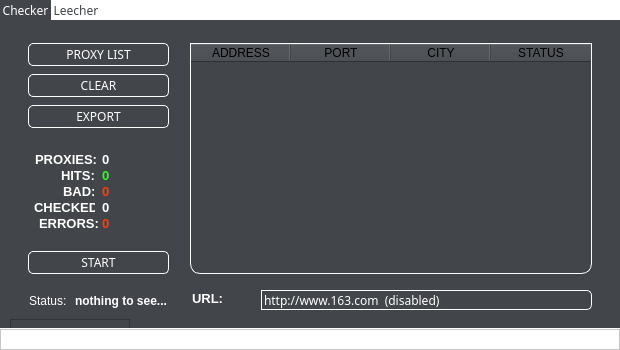
<?xml version="1.0" encoding="UTF-8"?>
<ui version="4.0">
 <class>MainWindow</class>
 <widget class="QMainWindow" name="MainWindow">
  <property name="geometry">
   <rect>
    <x>0</x>
    <y>0</y>
    <width>620</width>
    <height>350</height>
   </rect>
  </property>
  <property name="minimumSize">
   <size>
    <width>620</width>
    <height>350</height>
   </size>
  </property>
  <property name="maximumSize">
   <size>
    <width>620</width>
    <height>350</height>
   </size>
  </property>
  <property name="windowTitle">
   <string>Proxier</string>
  </property>
  <property name="windowIcon">
   <iconset resource="resource.qrc">
    <normaloff>:/images/assets/favicon.ico</normaloff>:/images/assets/favicon.ico</iconset>
  </property>
  <property name="styleSheet">
   <string notr="true"/>
  </property>
  <widget class="QWidget" name="centralwidget">
   <property name="styleSheet">
    <string notr="true">QWidget {
	background: white
}</string>
   </property>
   <widget class="QTabWidget" name="tabWidget">
    <property name="geometry">
     <rect>
      <x>0</x>
      <y>0</y>
      <width>620</width>
      <height>328</height>
     </rect>
    </property>
    <property name="cursor">
     <cursorShape>ArrowCursor</cursorShape>
    </property>
    <property name="autoFillBackground">
     <bool>false</bool>
    </property>
    <property name="styleSheet">
     <string notr="true">* {
    background-color:  rgb(66, 69, 74);
}

QTabWidget {
	border: none;
    background-color:  rgb(66, 69, 74);
}

QTabWidget::pane {
    background: red;
}

QTabBar::tab {
	font-family: Impact;
	padding: 3px;
    background-color: white;
	color: rgb(66, 69, 74);
}

QTabBar::tab:selected {
	background-color: rgb(66, 69, 74);
	color: white;
 	margin-bottom: -1px;
}


</string>
    </property>
    <property name="currentIndex">
     <number>0</number>
    </property>
    <property name="tabBarAutoHide">
     <bool>false</bool>
    </property>
    <widget class="QWidget" name="tab">
     <attribute name="icon">
      <iconset resource="resource.qrc">
       <normaloff>:/images/assets/checker.png</normaloff>:/images/assets/checker.png</iconset>
     </attribute>
     <attribute name="title">
      <string>Checker</string>
     </attribute>
     <widget class="QTableWidget" name="proxies_checker_table">
      <property name="enabled">
       <bool>true</bool>
      </property>
      <property name="geometry">
       <rect>
        <x>190</x>
        <y>23</y>
        <width>402</width>
        <height>231</height>
       </rect>
      </property>
      <property name="styleSheet">
       <string notr="true">QTableWidget {
    border: 1px solid white;
	border-bottom-right-radius: 10px;
	border-bottom-left-radius: 10px;
	background-image: url(:/images/assets/icon (1).png);
	background-repeat: no-repeat;
	background-position: center center;
	color: white;
}

</string>
      </property>
      <property name="autoScrollMargin">
       <number>5</number>
      </property>
      <column>
       <property name="text">
        <string>ADDRESS</string>
       </property>
      </column>
      <column>
       <property name="text">
        <string>PORT</string>
       </property>
      </column>
      <column>
       <property name="text">
        <string>CITY</string>
       </property>
      </column>
      <column>
       <property name="text">
        <string>STATUS</string>
       </property>
      </column>
     </widget>
     <widget class="QPushButton" name="addlist_checker_btn">
      <property name="geometry">
       <rect>
        <x>28</x>
        <y>23</y>
        <width>141</width>
        <height>23</height>
       </rect>
      </property>
      <property name="cursor">
       <cursorShape>PointingHandCursor</cursorShape>
      </property>
      <property name="styleSheet">
       <string notr="true">QPushButton {
	color: white;
	border: 1px solid white;
	border-radius: 5px;
	font-family: Impact;
}

QPushButton:hover {
	background: white;
	color: rgb(66, 69, 74);
}

QPushButton::menu-indicator{width:0px;}
</string>
      </property>
      <property name="text">
       <string>PROXY LIST</string>
      </property>
      <property name="icon">
       <iconset resource="resource.qrc">
        <normaloff>:/images/assets/plus.png</normaloff>:/images/assets/plus.png</iconset>
      </property>
     </widget>
     <widget class="QLineEdit" name="site_checker_line">
      <property name="enabled">
       <bool>false</bool>
      </property>
      <property name="geometry">
       <rect>
        <x>261</x>
        <y>270</y>
        <width>331</width>
        <height>20</height>
       </rect>
      </property>
      <property name="styleSheet">
       <string notr="true">QLineEdit {
	color: white;
	border: 1px solid white;
	border-top-right-radius: 5px;
	border-bottom-right-radius: 5px;
	font-family: Impact;
}</string>
      </property>
      <property name="text">
       <string>http://www.163.com  (disabled)</string>
      </property>
     </widget>
     <widget class="QPushButton" name="clear_checker_btn">
      <property name="geometry">
       <rect>
        <x>28</x>
        <y>54</y>
        <width>141</width>
        <height>23</height>
       </rect>
      </property>
      <property name="cursor">
       <cursorShape>PointingHandCursor</cursorShape>
      </property>
      <property name="styleSheet">
       <string notr="true">QPushButton {
	color: white;
	border: 1px solid white;
	border-radius: 5px;
	font-family: Impact;
}

QPushButton:hover {
	background: white;
	color: rgb(66, 69, 74);
}

</string>
      </property>
      <property name="text">
       <string>CLEAR</string>
      </property>
      <property name="icon">
       <iconset resource="resource.qrc">
        <normaloff>:/images/assets/trash.png</normaloff>:/images/assets/trash.png</iconset>
      </property>
     </widget>
     <widget class="QPushButton" name="save_checker_btn">
      <property name="geometry">
       <rect>
        <x>28</x>
        <y>85</y>
        <width>141</width>
        <height>23</height>
       </rect>
      </property>
      <property name="cursor">
       <cursorShape>PointingHandCursor</cursorShape>
      </property>
      <property name="styleSheet">
       <string notr="true">QPushButton {
	color: white;
	border: 1px solid white;
	border-radius: 5px;
	font-family: Impact;
}

QPushButton:hover {
	background: white;
	color: rgb(66, 69, 74);
}

QPushButton::menu-indicator{width:0px;}
</string>
      </property>
      <property name="text">
       <string>EXPORT</string>
      </property>
      <property name="icon">
       <iconset resource="resource.qrc">
        <normaloff>:/images/assets/save.png</normaloff>:/images/assets/save.png</iconset>
      </property>
     </widget>
     <widget class="QPushButton" name="start_checker_btn">
      <property name="geometry">
       <rect>
        <x>28</x>
        <y>231</y>
        <width>141</width>
        <height>23</height>
       </rect>
      </property>
      <property name="cursor">
       <cursorShape>PointingHandCursor</cursorShape>
      </property>
      <property name="styleSheet">
       <string notr="true">QPushButton {
	color: white;
	border: 1px solid white;
	border-radius: 5px;
	font-family: Impact;
}

QPushButton:hover {
	background: white;
	color: rgb(66, 69, 74);
}

QPushButton::menu-indicator{width:0px;}
</string>
      </property>
      <property name="text">
       <string>START</string>
      </property>
      <property name="icon">
       <iconset resource="resource.qrc">
        <normaloff>:/images/assets/play.PNG</normaloff>:/images/assets/play.PNG</iconset>
      </property>
     </widget>
     <widget class="QFrame" name="frame">
      <property name="geometry">
       <rect>
        <x>10</x>
        <y>299</y>
        <width>120</width>
        <height>21</height>
       </rect>
      </property>
      <property name="frameShape">
       <enum>QFrame::StyledPanel</enum>
      </property>
      <property name="frameShadow">
       <enum>QFrame::Raised</enum>
      </property>
     </widget>
     <widget class="QLabel" name="label_4">
      <property name="geometry">
       <rect>
        <x>35</x>
        <y>132</y>
        <width>61</width>
        <height>16</height>
       </rect>
      </property>
      <property name="text">
       <string>&lt;html&gt;&lt;head/&gt;&lt;body&gt;&lt;p&gt;&lt;span style=&quot; font-size:10pt; font-weight:600; color:#ffffff;&quot;&gt;PROXIES:&lt;/span&gt;&lt;/p&gt;&lt;/body&gt;&lt;/html&gt;</string>
      </property>
     </widget>
     <widget class="QLabel" name="label_5">
      <property name="geometry">
       <rect>
        <x>61</x>
        <y>148</y>
        <width>41</width>
        <height>16</height>
       </rect>
      </property>
      <property name="text">
       <string>&lt;html&gt;&lt;head/&gt;&lt;body&gt;&lt;p&gt;&lt;span style=&quot; font-size:10pt; font-weight:600; color:#ffffff;&quot;&gt;HITS:&lt;/span&gt;&lt;/p&gt;&lt;/body&gt;&lt;/html&gt;</string>
      </property>
     </widget>
     <widget class="QLabel" name="label_7">
      <property name="geometry">
       <rect>
        <x>34</x>
        <y>180</y>
        <width>61</width>
        <height>16</height>
       </rect>
      </property>
      <property name="text">
       <string>&lt;html&gt;&lt;head/&gt;&lt;body&gt;&lt;p&gt;&lt;span style=&quot; font-size:10pt; font-weight:600; color:#ffffff;&quot;&gt;CHECKED:&lt;/span&gt;&lt;/p&gt;&lt;/body&gt;&lt;/html&gt;</string>
      </property>
     </widget>
     <widget class="QLabel" name="label_8">
      <property name="geometry">
       <rect>
        <x>63</x>
        <y>164</y>
        <width>31</width>
        <height>16</height>
       </rect>
      </property>
      <property name="text">
       <string>&lt;html&gt;&lt;head/&gt;&lt;body&gt;&lt;p&gt;&lt;span style=&quot; font-size:10pt; font-weight:600; color:#ffffff;&quot;&gt;BAD:&lt;/span&gt;&lt;/p&gt;&lt;/body&gt;&lt;/html&gt;</string>
      </property>
     </widget>
     <widget class="QLabel" name="label_9">
      <property name="geometry">
       <rect>
        <x>39</x>
        <y>196</y>
        <width>61</width>
        <height>16</height>
       </rect>
      </property>
      <property name="text">
       <string>&lt;html&gt;&lt;head/&gt;&lt;body&gt;&lt;p&gt;&lt;span style=&quot; font-size:10pt; font-weight:600; color:#ffffff;&quot;&gt;ERRORS:&lt;/span&gt;&lt;/p&gt;&lt;/body&gt;&lt;/html&gt;</string>
      </property>
     </widget>
     <widget class="QLabel" name="proxies_checker_lbl">
      <property name="geometry">
       <rect>
        <x>102</x>
        <y>132</y>
        <width>81</width>
        <height>16</height>
       </rect>
      </property>
      <property name="text">
       <string>&lt;html&gt;&lt;head/&gt;&lt;body&gt;&lt;p&gt;&lt;span style=&quot; font-size:10pt; font-weight:600; color:#ffffff;&quot;&gt;0&lt;/span&gt;&lt;/p&gt;&lt;/body&gt;&lt;/html&gt;</string>
      </property>
     </widget>
     <widget class="QLabel" name="hits_checker_lbl">
      <property name="geometry">
       <rect>
        <x>102</x>
        <y>148</y>
        <width>81</width>
        <height>16</height>
       </rect>
      </property>
      <property name="text">
       <string>&lt;html&gt;&lt;head/&gt;&lt;body&gt;&lt;p&gt;&lt;span style=&quot; font-size:10pt; font-weight:600; color:#2cff21;&quot;&gt;0&lt;/span&gt;&lt;/p&gt;&lt;/body&gt;&lt;/html&gt;</string>
      </property>
     </widget>
     <widget class="QLabel" name="bad_checker_lbl">
      <property name="geometry">
       <rect>
        <x>102</x>
        <y>164</y>
        <width>81</width>
        <height>16</height>
       </rect>
      </property>
      <property name="text">
       <string>&lt;html&gt;&lt;head/&gt;&lt;body&gt;&lt;p&gt;&lt;span style=&quot; font-size:10pt; font-weight:600; color:#ff3c0b;&quot;&gt;0&lt;/span&gt;&lt;/p&gt;&lt;/body&gt;&lt;/html&gt;</string>
      </property>
     </widget>
     <widget class="QLabel" name="errors_checker_lbl">
      <property name="geometry">
       <rect>
        <x>102</x>
        <y>196</y>
        <width>81</width>
        <height>16</height>
       </rect>
      </property>
      <property name="text">
       <string>&lt;html&gt;&lt;head/&gt;&lt;body&gt;&lt;p&gt;&lt;span style=&quot; font-size:10pt; font-weight:600; color:#ff3c0b;&quot;&gt;0&lt;/span&gt;&lt;/p&gt;&lt;/body&gt;&lt;/html&gt;</string>
      </property>
     </widget>
     <widget class="QLabel" name="checked_checker_lbl">
      <property name="geometry">
       <rect>
        <x>102</x>
        <y>180</y>
        <width>81</width>
        <height>16</height>
       </rect>
      </property>
      <property name="text">
       <string>&lt;html&gt;&lt;head/&gt;&lt;body&gt;&lt;p&gt;&lt;span style=&quot; font-size:10pt; font-weight:600; color:#ffffff;&quot;&gt;0&lt;/span&gt;&lt;/p&gt;&lt;/body&gt;&lt;/html&gt;</string>
      </property>
     </widget>
     <widget class="QLabel" name="label_10">
      <property name="geometry">
       <rect>
        <x>192</x>
        <y>271</y>
        <width>61</width>
        <height>16</height>
       </rect>
      </property>
      <property name="text">
       <string>&lt;html&gt;&lt;head/&gt;&lt;body&gt;&lt;p&gt;&lt;span style=&quot; font-size:10pt; font-weight:600; color:#ffffff;&quot;&gt;URL:&lt;/span&gt;&lt;/p&gt;&lt;/body&gt;&lt;/html&gt;</string>
      </property>
     </widget>
     <widget class="QLabel" name="label_11">
      <property name="geometry">
       <rect>
        <x>29</x>
        <y>273</y>
        <width>41</width>
        <height>16</height>
       </rect>
      </property>
      <property name="text">
       <string>&lt;html&gt;&lt;head/&gt;&lt;body&gt;&lt;p&gt;&lt;span style=&quot; color:#ffffff;&quot;&gt;Status: &lt;/span&gt;&lt;/p&gt;&lt;/body&gt;&lt;/html&gt;</string>
      </property>
     </widget>
     <widget class="QLabel" name="source_checker_lbl">
      <property name="geometry">
       <rect>
        <x>75</x>
        <y>273</y>
        <width>111</width>
        <height>16</height>
       </rect>
      </property>
      <property name="text">
       <string>&lt;html&gt;&lt;head/&gt;&lt;body&gt;&lt;p&gt;&lt;span style=&quot; font-weight:600; color:#ffffff;&quot;&gt;nothing to see...&lt;/span&gt;&lt;/p&gt;&lt;/body&gt;&lt;/html&gt;</string>
      </property>
     </widget>
    </widget>
    <widget class="QWidget" name="leecher_tab">
     <attribute name="icon">
      <iconset resource="resource.qrc">
       <normaloff>:/images/assets/leecher.png</normaloff>:/images/assets/leecher.png</iconset>
     </attribute>
     <attribute name="title">
      <string>Leecher</string>
     </attribute>
     <widget class="QTableWidget" name="proxies_fetch_table">
      <property name="enabled">
       <bool>false</bool>
      </property>
      <property name="geometry">
       <rect>
        <x>290</x>
        <y>23</y>
        <width>302</width>
        <height>248</height>
       </rect>
      </property>
      <property name="styleSheet">
       <string notr="true">QTableWidget {
    border: 1px solid white;
	border-bottom-right-radius: 10px;
	border-bottom-left-radius: 10px;
	background-image: url(:/images/assets/icon (1).png);
	background-repeat: no-repeat;
	background-position: center center;
	color: white;
}

</string>
      </property>
      <property name="autoScrollMargin">
       <number>5</number>
      </property>
      <column>
       <property name="text">
        <string>ADDRESS</string>
       </property>
      </column>
      <column>
       <property name="text">
        <string>PORT</string>
       </property>
      </column>
      <column>
       <property name="text">
        <string>SOURCE</string>
       </property>
      </column>
     </widget>
     <widget class="QLabel" name="label">
      <property name="geometry">
       <rect>
        <x>31</x>
        <y>91</y>
        <width>151</width>
        <height>16</height>
       </rect>
      </property>
      <property name="text">
       <string>&lt;html&gt;&lt;head/&gt;&lt;body&gt;&lt;p&gt;&lt;span style=&quot; font-size:10pt; font-weight:600; color:#ffffff;&quot;&gt;LINKS:   (disabled)&lt;/span&gt;&lt;/p&gt;&lt;/body&gt;&lt;/html&gt;</string>
      </property>
     </widget>
     <widget class="QPlainTextEdit" name="link_fetch_text">
      <property name="enabled">
       <bool>false</bool>
      </property>
      <property name="geometry">
       <rect>
        <x>28</x>
        <y>110</y>
        <width>241</width>
        <height>161</height>
       </rect>
      </property>
      <property name="styleSheet">
       <string notr="true">QPlainTextEdit {
    border: 1px solid white;
	border-bottom-right-radius: 10px;
	border-bottom-left-radius: 10px;
	background-image: url(:/images/assets/icon (1).png);
	background-repeat: no-repeat;
	background-position: center center;
	color: white;
}</string>
      </property>
      <property name="plainText">
       <string>https://proxy-daily.com/
https://free-proxy-list.net/
http://nntime.com/proxy-list-02.htm
https://www.sslproxies.org/
http://proxy.ipcn.org/proxylist2.html
http://best-proxy.ru/feed
http://www.proxylists.net/?HTTP
http://ab57.ru/downloads/proxyold.txt
http://www.freeproxy.ru/download/lists/goodproxy.txt
http://www.proxylists.net/http_highanon.txt
http://www.atomintersoft.com/high_anonymity_elite_proxy_list
http://www.atomintersoft.com/transparent_proxy_list
http://www.atomintersoft.com/anonymous_proxy_list
http://www.live-socks.net/
http://www.vipsocks24.net/
http://www.proxyserverlist24.top/
http://newfreshproxies-24.blogspot.com
http://www.freshnewproxies24.top/
http://www.socks24.org/
http://www.socksproxylist24.top/</string>
      </property>
     </widget>
     <widget class="QPushButton" name="start_fetch_btn">
      <property name="geometry">
       <rect>
        <x>30</x>
        <y>22</y>
        <width>241</width>
        <height>23</height>
       </rect>
      </property>
      <property name="cursor">
       <cursorShape>PointingHandCursor</cursorShape>
      </property>
      <property name="styleSheet">
       <string notr="true">QPushButton {
	color: white;
	border: 1px solid white;
	border-radius: 5px;
	font-family: Impact;
}

QPushButton:hover {
	background: white;
	color: rgb(66, 69, 74);
}</string>
      </property>
      <property name="text">
       <string>START</string>
      </property>
      <property name="icon">
       <iconset resource="resource.qrc">
        <normaloff>:/images/assets/play.PNG</normaloff>:/images/assets/play.PNG</iconset>
      </property>
     </widget>
     <widget class="QPushButton" name="save_fetch_btn">
      <property name="geometry">
       <rect>
        <x>30</x>
        <y>50</y>
        <width>115</width>
        <height>23</height>
       </rect>
      </property>
      <property name="cursor">
       <cursorShape>PointingHandCursor</cursorShape>
      </property>
      <property name="styleSheet">
       <string notr="true">QPushButton {
	color: white;
	border: 1px solid white;
	border-radius: 5px;
	font-family: Impact;
}

QPushButton:hover {
	background: white;
	color: rgb(66, 69, 74);
}</string>
      </property>
      <property name="text">
       <string>EXPORT</string>
      </property>
      <property name="icon">
       <iconset resource="resource.qrc">
        <normaloff>:/images/assets/save.png</normaloff>:/images/assets/save.png</iconset>
      </property>
     </widget>
     <widget class="QLabel" name="label_2">
      <property name="geometry">
       <rect>
        <x>292</x>
        <y>282</y>
        <width>21</width>
        <height>16</height>
       </rect>
      </property>
      <property name="text">
       <string>&lt;html&gt;&lt;head/&gt;&lt;body&gt;&lt;p&gt;&lt;span style=&quot; color:#ffffff;&quot;&gt;Hits:&lt;/span&gt;&lt;/p&gt;&lt;/body&gt;&lt;/html&gt;</string>
      </property>
     </widget>
     <widget class="QLabel" name="label_3">
      <property name="geometry">
       <rect>
        <x>30</x>
        <y>281</y>
        <width>41</width>
        <height>16</height>
       </rect>
      </property>
      <property name="text">
       <string>&lt;html&gt;&lt;head/&gt;&lt;body&gt;&lt;p&gt;&lt;span style=&quot; color:#ffffff;&quot;&gt;Status: &lt;/span&gt;&lt;/p&gt;&lt;/body&gt;&lt;/html&gt;</string>
      </property>
     </widget>
     <widget class="QLabel" name="source_fetch_lbl">
      <property name="geometry">
       <rect>
        <x>77</x>
        <y>281</y>
        <width>181</width>
        <height>16</height>
       </rect>
      </property>
      <property name="text">
       <string>&lt;html&gt;&lt;head/&gt;&lt;body&gt;&lt;p&gt;&lt;span style=&quot; font-weight:600; color:#ffffff;&quot;&gt;nothing to see...&lt;/span&gt;&lt;/p&gt;&lt;/body&gt;&lt;/html&gt;</string>
      </property>
     </widget>
     <widget class="QLabel" name="hits_fetch_lbl">
      <property name="geometry">
       <rect>
        <x>323</x>
        <y>281</y>
        <width>61</width>
        <height>20</height>
       </rect>
      </property>
      <property name="text">
       <string>&lt;html&gt;&lt;head/&gt;&lt;body&gt;&lt;p&gt;&lt;span style=&quot; font-weight:600; color:#2cff21;&quot;&gt;0&lt;/span&gt;&lt;/p&gt;&lt;/body&gt;&lt;/html&gt;</string>
      </property>
     </widget>
     <widget class="QLabel" name="label_6">
      <property name="geometry">
       <rect>
        <x>393</x>
        <y>283</y>
        <width>47</width>
        <height>13</height>
       </rect>
      </property>
      <property name="text">
       <string>&lt;html&gt;&lt;head/&gt;&lt;body&gt;&lt;p&gt;&lt;span style=&quot; color:#ffffff;&quot;&gt;Errors:&lt;/span&gt;&lt;/p&gt;&lt;/body&gt;&lt;/html&gt;</string>
      </property>
     </widget>
     <widget class="QLabel" name="errors_fetch_lbl">
      <property name="geometry">
       <rect>
        <x>434</x>
        <y>283</y>
        <width>71</width>
        <height>16</height>
       </rect>
      </property>
      <property name="text">
       <string>&lt;html&gt;&lt;head/&gt;&lt;body&gt;&lt;p&gt;&lt;span style=&quot; font-weight:600; color:#ff3c0b;&quot;&gt;0&lt;/span&gt;&lt;/p&gt;&lt;/body&gt;&lt;/html&gt;</string>
      </property>
     </widget>
     <widget class="QPushButton" name="clear_fetch_btn">
      <property name="geometry">
       <rect>
        <x>156</x>
        <y>50</y>
        <width>115</width>
        <height>23</height>
       </rect>
      </property>
      <property name="cursor">
       <cursorShape>PointingHandCursor</cursorShape>
      </property>
      <property name="styleSheet">
       <string notr="true">QPushButton {
	color: white;
	border: 1px solid white;
	border-radius: 5px;
	font-family: Impact;
}

QPushButton:hover {
	background: white;
	color: rgb(66, 69, 74);
}</string>
      </property>
      <property name="text">
       <string>CLEAR</string>
      </property>
      <property name="icon">
       <iconset resource="resource.qrc">
        <normaloff>:/images/assets/trash.png</normaloff>:/images/assets/trash.png</iconset>
      </property>
     </widget>
    </widget>
   </widget>
   <widget class="QFrame" name="frame_2">
    <property name="geometry">
     <rect>
      <x>0</x>
      <y>329</y>
      <width>620</width>
      <height>21</height>
     </rect>
    </property>
    <property name="frameShape">
     <enum>QFrame::StyledPanel</enum>
    </property>
    <property name="frameShadow">
     <enum>QFrame::Raised</enum>
    </property>
    <widget class="QPushButton" name="github_btn">
     <property name="geometry">
      <rect>
       <x>4</x>
       <y>-1</y>
       <width>21</width>
       <height>23</height>
      </rect>
     </property>
     <property name="cursor">
      <cursorShape>PointingHandCursor</cursorShape>
     </property>
     <property name="styleSheet">
      <string notr="true"/>
     </property>
     <property name="text">
      <string/>
     </property>
     <property name="icon">
      <iconset resource="resource.qrc">
       <normaloff>:/images/assets/github.jpg</normaloff>:/images/assets/github.jpg</iconset>
     </property>
     <property name="iconSize">
      <size>
       <width>28</width>
       <height>28</height>
      </size>
     </property>
     <property name="default">
      <bool>false</bool>
     </property>
     <property name="flat">
      <bool>true</bool>
     </property>
    </widget>
   </widget>
  </widget>
 </widget>
 <resources>
  <include location="resource.qrc"/>
 </resources>
 <connections/>
</ui>
